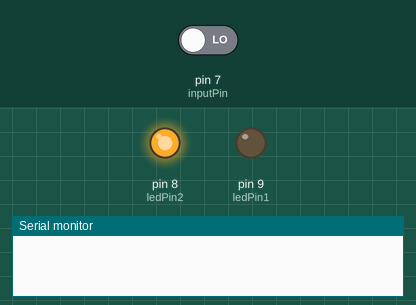
This sketch was run on a simulated Arduino Uno, built with avr-gcc and run on an emulated ATmega328P. Parts: output pins drawn as LEDs (lit = HIGH), the last lines printed to the serial monitor. The test bench sets the inputs (shaded band); at power-on: pin 7 (inputPin) LOW.

Above: at 1.2 s.
1.3 s: pin 7 (inputPin) driven HIGH
At 1.9 s:
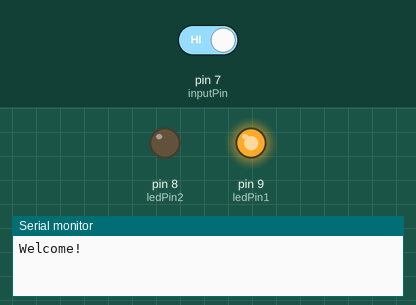
2.8 s: pin 7 (inputPin) driven LOW
At 4.2 s:
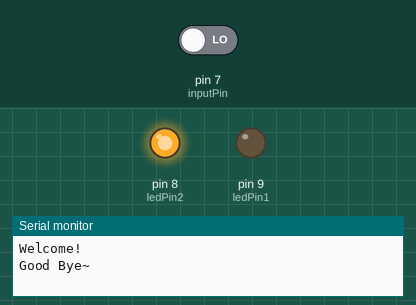
Timing chart, 0 to 5.8 s (numbered marks = the images above; inputs shaded):
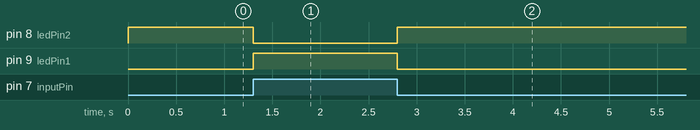

Measured:
- after the input at 1.3 s, pin 8 (ledPin2): HIGH → LOW at once; pin 9 (ledPin1): LOW → HIGH at once
- after the input at 2.8 s, pin 8 (ledPin2): LOW → HIGH at once; pin 9 (ledPin1): HIGH → LOW at once

The sketch:

PIR_Test.ino
```cpp
int ledPin1 = 9;      // 1번 LED
int ledPin2 = 8;      // 2번 LED
int inputPin = 7;     // 센서 신호핀
int pirState = LOW;   // 센서 초기상태는 움직임이 없음을 가정
int val = 0;          // 센서 신호의 판별을 위한 변수

void setup(){
    pinMode(ledPin1, OUTPUT);    // 1번 LED를 출력으로 설정
    pinMode(ledPin2, OUTPUT);    // 2번 LED를 출력으로 설정
    pinMode(inputPin, INPUT);    // 센서 Input 설정
    Serial.begin(9600);         // 시리얼 통신, 속도는 9600
}

void loop(){
  val = digitalRead(inputPin);         // 센서 신호값을 읽어와서 val에 저장

  if (val == HIGH) {                   // 센서 신호값이 HIGH면(인체 감지가 되면)
    digitalWrite(ledPin1, HIGH);       // 1번 LED ON
    digitalWrite(ledPin2, LOW);        // 2번 LED OFF
    if (pirState == LOW){
         Serial.println("Welcome!");    // 시리얼 모니터 출력
         pirState = HIGH;
    }
   }
   else {                             // 센서 신호값이 LOW면(인체감지가 없으면)
    digitalWrite(ledPin1, LOW);       // 1번 LED OFF
    digitalWrite(ledPin2, HIGH);      // 2번 LED ON
    if (pirState == HIGH){
        Serial.println("Good Bye~");   // 시리얼 모니터 출력
        pirState = LOW;
    }
  }
}
```
